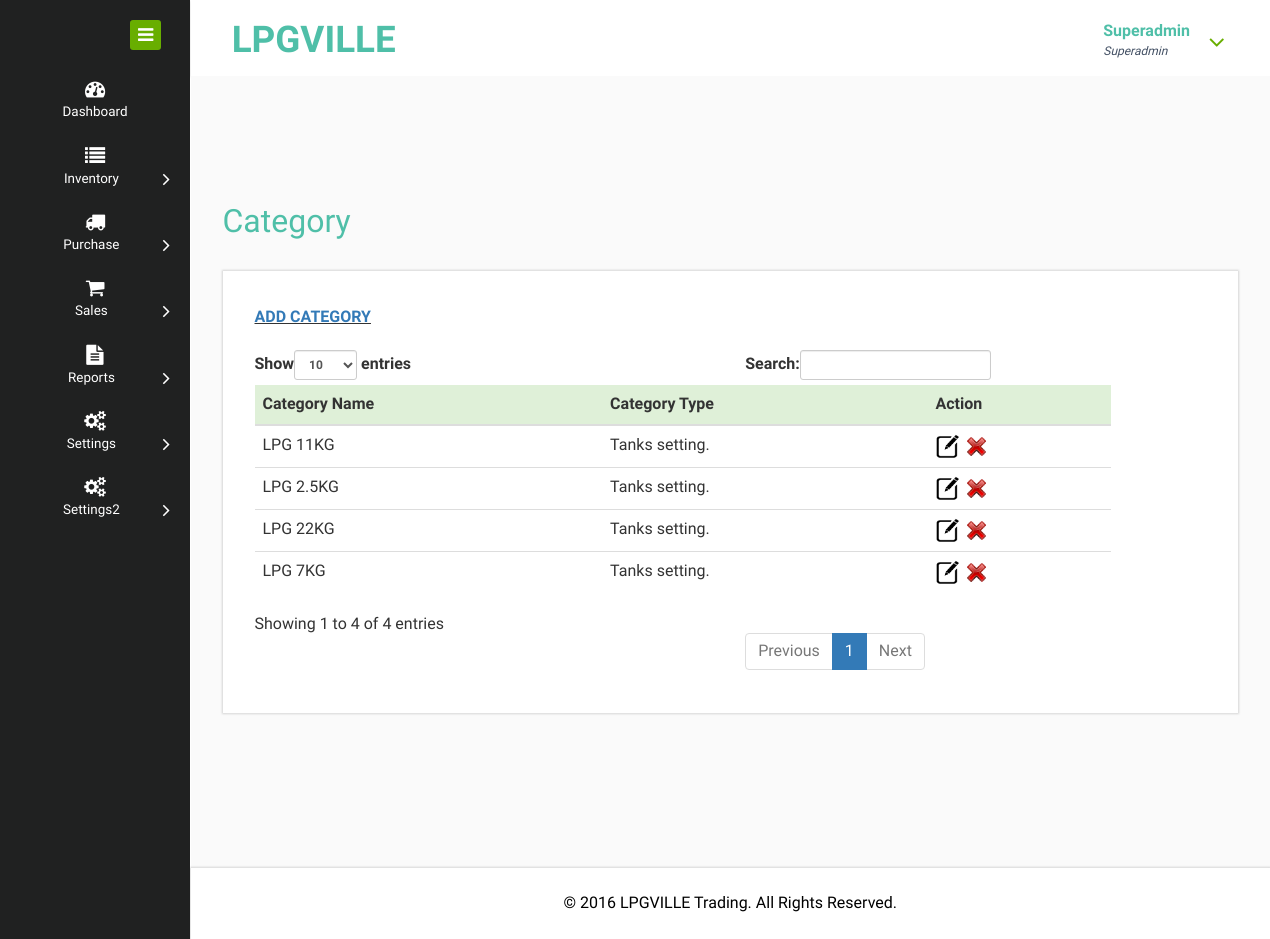
Screenshot of /admin/category.php (signed in) with the database file from the repository.
### tables this page shows
CREATE TABLE `user` (
  `UserID` varchar(20) NOT NULL,
  `Username` varchar(50) NOT NULL,
  `Password` varchar(15) NOT NULL,
  `Role` varchar(15) NOT NULL,
  `UserStatus` varchar(10) NOT NULL,
  `DateAdded` date NOT NULL,
  `UserDelete` int(5) NOT NULL
);

CREATE TABLE `user_info` (
  `UserID` varchar(20) NOT NULL,
  `Fullname` varchar(100) NOT NULL,
  `Contact` varchar(50) NOT NULL,
  `Email` varchar(150) NOT NULL,
  `Address` varchar(150) NOT NULL
);

CREATE TABLE `category` (
  `CategoryID` int(11) NOT NULL,
  `CategoryName` varchar(50) NOT NULL,
  `CategoryReturned` int(5) NOT NULL,
  `CategoryDelete` int(5) NOT NULL
);

CREATE TABLE `cms` (
  `ID` int(11) NOT NULL,
  `footer` varchar(200) NOT NULL,
  `about` text NOT NULL,
  `contact_text` varchar(255) NOT NULL,
  `contact_address` varchar(200) NOT NULL,
  `slider1` varchar(200) NOT NULL,
  `slider2` varchar(200) NOT NULL,
  `home_title1` varchar(200) NOT NULL,
  `home_title2` varchar(200) NOT NULL,
  `home_title3` varchar(200) NOT NULL,
  `home_text1` varchar(125) NOT NULL,
  `home_text2` varchar(125) NOT NULL,
  `home_text3` varchar(125) NOT NULL
);

### admin/session.php (called while the page is built, shortened)
<?php
$user = $conn->query("SELECT u.Username, u.Password, u.Role, u.UserStatus, u.DateAdded,
		ui.Fullname, ui.Contact, ui.Email, ui.Address,
		ua.Inventory, ua.PO, ua.Orders, ua.Reports, ua.Settings
		FROM user AS u
		INNER JOIN user_info AS ui ON u.UserID=ui.UserID
		INNER JOIN user_access AS ua ON u.UserID=ua.UserID
		AND u.UserID='$_SESSION[userid]'");
$urow = $user->fetch_assoc();
?>

### admin/category.php (the view, shortened to what this page needs)
<?php
require('../connection.php');
require('session.php');
?>
<!DOCTYPE HTML>
<html>
  <?php
  require('head.php');
  ?>
<body>
<div class="page-container">
<div class="left-content">
<div class="mother-grid-inner">
	<?php
	require('header.php');
	?>
	<?php
	$table = $conn->query("SELECT CategoryID, CategoryName, CategoryID, CategoryReturned
    FROM category WHERE CategoryDelete=0
    ORDER BY CategoryName");
	?>
<div class="inner-block">
<div class="blank">
<h2>Category</h2>
<div class="grid_3 grid_4">
<div class="page-header">
<b><u><a href="add_category.php">ADD CATEGORY</a></u></b>
</div>
<div class="bs-example">
<?php
  if($table->num_rows > 0) {
    echo '
 <table class="table" id="dataTables-example" style="font-size: 16px; width: 90%;">
    <thead>
    <tr class="success">
      <th>Category Name</th>
      <th>Category Type</th>
      <th>Action</th>
    </tr>
    </thead>
    <tbody>
    ';
    while($obj = $table->fetch_assoc()) {
      echo '<tr>';
      echo '<td>' .$obj['CategoryName']. '</td>';
      echo '<td>';
      if($obj['CategoryReturned'] == 1) {
        echo 'Tanks setting.';
      }
      else {
        echo 'Default';
      }
      echo '</td>';
      echo '<td>';
       echo '<a href="edit_category.php?categoryid=' .$obj['CategoryID']. '">
          <img src="icons/edit.png" style="width: 25px; height: 25px;" title="Edit Category" />
          </a>';
          echo '<a href="delete_category.php?categoryid=' .$obj['CategoryID']. '&categoryname=' .$obj['CategoryName']. '" onclick="return confirmRemove()">
          <img src="icons/delete.png" style="width: 25px; height: 25px;" title="Remove Category" />
          </a>';
      echo '</td>';
      echo '</tr>';
    }
    echo '
    </tbody>
    </table>
    ';
  }
  else {
    echo 'No data available.';
  }
  ?>
</div>
</div>
</div>
</div>
<?php
require('footer.php');
?>
</div>
</div>
	<?php
	require('navigation.php');
	?>
</div>
</body>
</html>

### admin/header.php (shortened to what this page needs)
<div class="header-main">
<div class="header-left">
<div class="logo-name">
<a href="dashboard.php"> <h1>LPGVILLE</h1>
</a>
</div>
<div class="clearfix"> </div>
</div>
<div class="header-right">
<div class="profile_details">
<ul>
    <li class="dropdown profile_details_drop">
        <a href="#" class="dropdown-toggle" data-toggle="dropdown" aria-expanded="false">
        <div class="profile_img">
        <div class="user-name">
       <?php
        echo '<p>' .$urow['Fullname']. '</p>';
        echo '<span>' .$_SESSION['role']. '</span>';
        ?>
        </div>
        <i class="fa fa-angle-down lnr"></i>
        <div class="clearfix"></div>
        </div>
        </a>
                                    </li>
                                </ul>
                            </div>
                            <div class="clearfix"> </div>
                        </div>
                     <div class="clearfix"> </div>
                </div>

### admin/footer.php
 <?php
 	require('../connection.php');
   $cms = $conn->query("SELECT * FROM cms WHERE ID=1");
   $cmsrow = $cms->fetch_assoc();
   ?>
<div class="copyrights">
 <?php
                   echo
                   '
                   <p>© ' .$cmsrow['footer']. '</p>
                   ';
                   ?>
</div>

### rows the page displays
user: user_info.Fullname "Superadmin"
category: CategoryName "LPG 11KG", CategoryReturned "Tanks setting."
category: CategoryName "LPG 2.5KG", CategoryReturned "Tanks setting."
category: CategoryName "LPG 22KG", CategoryReturned "Tanks setting."
category: CategoryName "LPG 7KG", CategoryReturned "Tanks setting."
cms: footer "2016 LPGVILLE Trading. All Rights Reserved."

### other values shown
$_SESSION['role'] "Superadmin"
